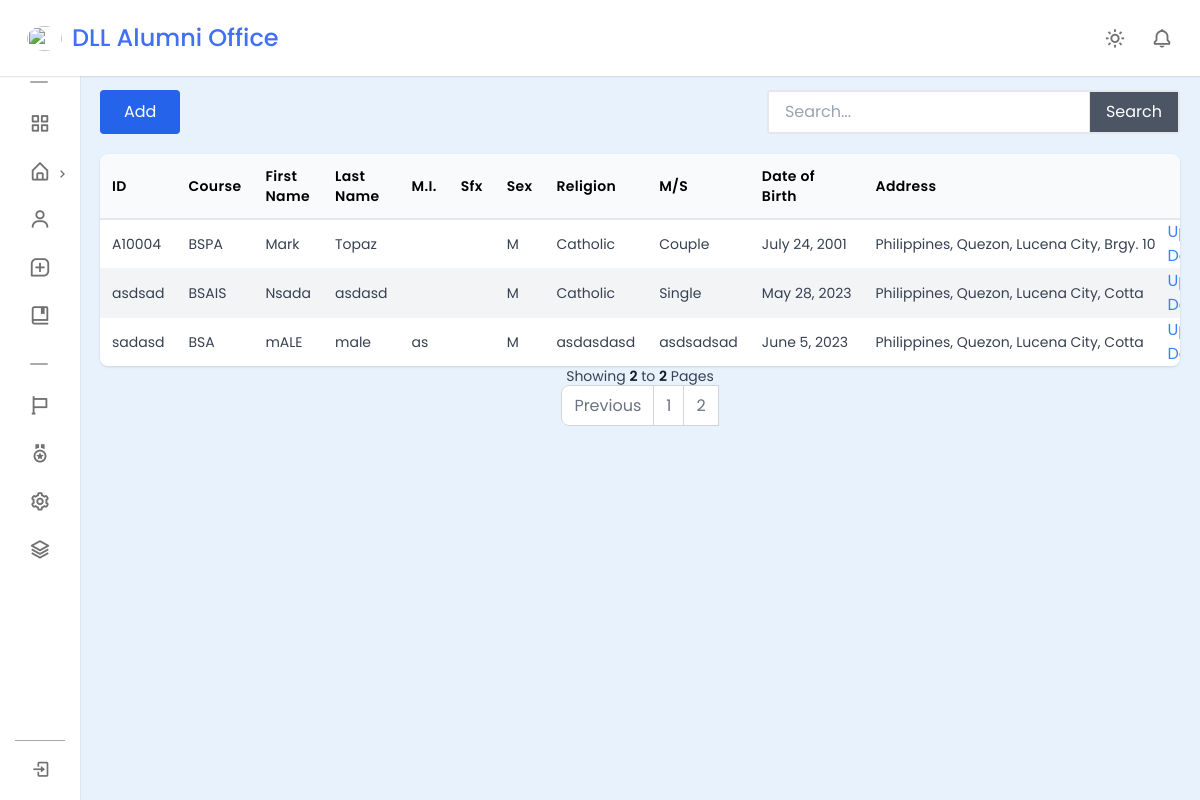
The page /alumni/?page=2 (signed in) on the database its author committed.
### AlumniManagement/models.py (models this page shows, shortened)
class Alumni_Demographic_Profile(models.Model):
    user = models.OneToOneField(User, on_delete=models.CASCADE, blank=True, null=True)
    alumni_id = models.CharField(primary_key=True, max_length=6)
    fname = models.CharField(max_length=64)
    lname = models.CharField(max_length=64)
    mi = models.CharField(max_length=2, blank=True)
    suffix = models.CharField(max_length=3, blank=True)
    course_id = models.ForeignKey(Course, on_delete=models.CASCADE)
    sex = models.CharField(max_length=10, choices=SEX_CHOICES)
    religion = models.CharField(max_length=64)
    marital_status = models.CharField(max_length=64)
    date_of_birth = models.DateField()
    country = models.ForeignKey(Country, on_delete=models.CASCADE, default='Philippines')
    province = models.ForeignKey(Province, on_delete=models.CASCADE, default="Quezon")
    city = models.ForeignKey(City, on_delete=models.CASCADE, default='Lucena City')
    barangay = models.ForeignKey(Barangay, on_delete=models.CASCADE, default='Dalahican')

class Course(models.Model):
    course_id = models.CharField(max_length=6, primary_key=True)
    course_name = models.CharField(max_length=64, blank=False)
    course_desc = models.CharField(max_length=255, blank=True)
    field_type = models.CharField(max_length=64, choices=FIELD_CHOICES, default='technology')
    def __str__(self):
        return f'{self.course_id}'

class Country(models.Model):
    country_name = models.CharField(max_length=64)
    def __str__(self):
        return self.country_name

class Province(models.Model):
    province_name = models.CharField(max_length=64)
    country = models.ForeignKey(Country, on_delete=models.CASCADE)
    def __str__(self):
        return self.province_name

class City(models.Model):
    city_name = models.CharField(max_length=64)
    province = models.ForeignKey(Province, on_delete=models.CASCADE)
    def __str__(self):
        return self.city_name

class Barangay(models.Model):
    barangay_name = models.CharField(max_length=64)
    city = models.ForeignKey(City, on_delete=models.CASCADE)
    def __str__(self):
        return self.barangay_name

### AlumniManagement/views.py (the view, shortened to what this page needs)
# urls.py: path('alumni/', views.alumni, name="alumni"),
@login_required(login_url='Authentication:login')
def alumni(request):
    profiles = Alumni_Demographic_Profile.objects.order_by('sex')
    countries = Country.objects.all()
    courses = Course.objects.all()
    paginator = Paginator(profiles, 10)
    page_number = request.GET.get('page')
    try:
        page_obj = paginator.get_page(page_number)
    except (EmptyPage, PageNotAnInteger):
        page_obj = paginator.get_page(1)  # Redirect to the first page
    total_pages = paginator.num_pages
    max_page_buttons = 5
    middle_button = max_page_buttons // 2
    if total_pages <= max_page_buttons:
        page_range = range(1, total_pages + 1)
    elif page_obj.number <= middle_button:
        page_range = range(1, max_page_buttons + 1)
    elif page_obj.number >= total_pages - middle_button:
        page_range = range(total_pages - max_page_buttons + 1, total_pages + 1)
    else:
        page_range = range(page_obj.number - middle_button, page_obj.number + middle_button + 1)
    context = {
        'countries': countries,
        'courses': courses,
        'field_choices': FIELD_CHOICES,
        'sex_choices': SEX_CHOICES,
        'profiles': page_obj.object_list,
        'page':page_obj,
        'has_previous': page_obj.has_previous(),
        'has_next': page_obj.has_next(),
        'previous_page_number': page_obj.previous_page_number() if page_obj.has_previous() else None,
        'next_page_number': page_obj.next_page_number() if page_obj.has_next() else None,
        'page_range': page_range,
    }
    return render(request, "AlumniManagement/alumni.html", context)

### AlumniManagement/templates/AlumniManagement/alumni.html (shortened to what this page needs)
{% extends 'base_alumni_management.html' %}
{% block content %}
{% load static %}
<link rel="stylesheet" type="text/css" href="{% static "AlumniManagement/css/alumni.css" %}">
<div class="flex justify-between mb-5">
    <div class="align-end">
        <button class="showModal bg-blue-600 hover:bg-blue-700 px-5 py-2.5 sm:py-2.5 sm:px-6 rounded text-white">Add</button>
    </div>
    <div>
        <form action="" class="mx-auto" id="search-form">
            <div class="flex items-center justify-end">
                <div class="flex border-2 border-gray-200 rounded">
                    <input type="text" class="px-4 py-2 w-32 sm:w-20 md:w-80" placeholder="Search..." id="search-input">
                    <button class="px-2 sm:px-4 text-white bg-gray-600 border-l ">
                        Search
                    </button>
                </div>
            </div>
        </form>
    </div>
</div>
<div class="overflow-auto rounded-lg shadow hidden md:block" id="table-container">
    <table class="w-full">
        <thead class="bg-gray-50 border-b-2 border-gray-200">
            <tr>
                <th class="w-7 p-3 text-sm font-semibold tracking-wide text-left">ID</th>
                <th class="w-10 p-3 text-sm font-semibold tracking-wide text-left">Course</th>
                <th class="w-28 p-3 text-sm font-semibold tracking-wide text-left">First Name</th>
                <th class="w-28 p-3 text-sm font-semibold tracking-wide text-left">Last Name</th>
                <th class="w-2 p-3 text-sm font-semibold tracking-wide text-left">M.I.</th>
                <th class="w-2 p-3 text-sm font-semibold tracking-wide text-left">Sfx</th>
                <th class="w-6 p-3 text-sm font-semibold tracking-wide text-left">Sex</th>
                <th class="w-20 p-3 text-sm font-semibold tracking-wide text-left">Religion</th>
                <th class="w-16 p-3 text-sm font-semibold tracking-wide text-left">M/S</th>
                <th class="w-20 p-3 text-sm font-semibold tracking-wide text-left">Date of Birth</th>
                <th class="w-18 p-3 text-sm font-semibold tracking-wide text-left">Address</th>
                <th class="w-32 p-3 text-sm font-semibold tracking-wide text-left">Action</th>
            </tr>
        </thead>
        <tbody class="divide-y divide-gray-100">
            {% for profile in profiles %}
            <tr class="{% cycle 'bg-white' 'bg-gray-100' %}">
                <td class="p-3 text-sm text-gray-700 whitespace-nowrap">{{profile.alumni_id}}</td>
                <td class="p-3 text-sm text-gray-700 whitespace-nowrap">{{profile.course_id}}</td>
                <td class="p-3 text-sm text-gray-700 whitespace-nowrap">{{profile.fname}}</td>
                <td class="p-3 text-sm text-gray-700 whitespace-nowrap">{{profile.lname}}</td>
                <td class="p-3 text-sm text-gray-700 whitespace-nowrap">{{profile.mi}}</td>
                <td class="p-3 text-sm text-gray-700 whitespace-nowrap">{{profile.suffix}}</td>
                <td class="p-3 text-sm text-gray-700 whitespace-nowrap">{% if profile.sex == 'male' %}M{% else %}F
                    {% endif %}</td>
                <td class="p-3 text-sm text-gray-700 whitespace-nowrap">{{profile.religion}}</td>
                <td class="p-3 text-sm text-gray-700 whitespace-nowrap">{{profile.marital_status}}</td>
                <td class="p-3 text-sm text-gray-700 whitespace-nowrap">{{profile.date_of_birth}}</td>
                <td class="p-3 text-sm text-gray-700 whitespace-nowrap">{{profile.country}}, {{profile.province}}, {{profile.city}}, {{profile.barangay}}</td>
                <td class="text-blue-500">
                    <button><a href="#" class="hover:underline">Update</a></button>
                    <button><a href="#" class="hover:underline">Delete</a></button>
                </td>
            </tr>
            {% endfor %}
        </tbody>
    </table>
</div>
<div class="flex flex-col items-center">
      <span class="text-sm text-gray-700 dark:text-gray-400">
          Showing <span class="font-semibold text-gray-900 dark:text-white">{{page.number}}</span> to <span class="font-semibold text-gray-900 dark:text-white">{{page.paginator.num_pages}}</span> Pages
      </span>
      <div class="inline-flex mt-2 xs:mt-0">
        <nav aria-label="Page navigation example">
          <ul class="inline-flex -space-x-px">
            {% if has_previous %}
            <li>
              <a href="?page={{ previous_page_number }}" class="px-3 py-2 ml-0 leading-tight text-gray-500 bg-white border border-gray-300 rounded-l-lg hover:bg-gray-100 hover:text-gray-700">Previous</a>
            </li>
            {% endif %}
            {% for page_number in page_range %}
            {% if page_number == page_obj.number %}
                <li>
                  <a href="?page={{ page_number }}" class="px-3 py-2 leading-tight text-gray-500 bg-white border border-gray-300 hover:bg-gray-100 hover:text-gray-700 ">{{page_number}}</a>
                </li>
            {% else %}
                <li>
                  <a href="?page={{ page_number }}" class="px-3 py-2 leading-tight text-gray-500 bg-white border border-gray-300 hover:bg-gray-100 hover:text-gray-700">{{page_number}}</a>
                </li>
            {% endif %}
            {% endfor %}
          </ul>
        </nav>
      </div>
</div>
{% endblock content %}

### AlumniManagement/templates/base_alumni_management.html (shortened to what this page needs)
{% load static %}
<!DOCTYPE html>
<html>
<head>
	<script src="https://cdn.tailwindcss.com"></script>
	<link href="https://unpkg.com/boxicons@2.1.4/css/boxicons.min.css" rel="stylesheet" />
	<link rel="stylesheet" type="text/css" href="{% static 'AlumniManagement/css/base.css' %}">
</head>
<body>
	{% include "AlumniManagement/sidebar.html" %}
	<div class="main">
		{% block content %}{% endblock content %}
	</div>
</body>
</html>

### AlumniManagement/templates/AlumniManagement/sidebar.html (shortened to what this page needs)
{% load static %}
<link rel="stylesheet" type="text/css" href="{% static 'AlumniManagement/css/sidebar.css' %}">
<nav class="navbar">
    <div class="logo_item">
        <img src="" alt=""><span class="navbar-text">DLL Alumni Office</span>
    </div>
    <div class="navbar_content">
        <i class='bx bx-sun' id="darkLight"></i>
        <i class='bx bx-bell'></i>
    </div>
</nav>
<nav class="sidebar close">
    <div class="menu_content">
        <ul class="menu_items">
            <div class="menu_title menu_dahsboard"></div>
            <li class="item">
                <a href="{% url 'AlumniManagement:dashboard' %}" class="nav_link">
                    <span class="navlink_icon">
                        <i class="bx bx-grid-alt"></i>
                    </span>
                </a>
            </li>
            <div href="#" class="nav_link submenu_item">
                <span class="navlink_icon">
                    <i class="bx bx-home-alt"></i>
                </span>
                <i class="bx bx-chevron-right arrow-left"></i>
            </div>
            <li class="item">
                <a href="{% url 'AlumniManagement:alumni' %}" class="nav_link">
                    <span class="navlink_icon">
                        <i class='bx bx-user'></i>
                    </span>
                </a>
            </li>
            <li class="item">
                <a href="#" class="nav_link">
                    <span class="navlink_icon">
                        <i class='bx bx-message-square-add'></i>
                    </span>
                </a>
            </li>
            <li class="item">
                <a href="#" class="nav_link">
                    <span class="navlink_icon">
                        <i class='bx bx-book-bookmark'></i>
                    </span>
                </a>
            </li>
        </ul>
        <ul class="menu_items">
            <div class="menu_title menu_setting"></div>
            <li class="item">
                <a href="#" class="nav_link">
                    <span class="navlink_icon">
                        <i class="bx bx-flag"></i>
                    </span>
                </a>
            </li>
            <li class="item">
                <a href="#" class="nav_link">
                    <span class="navlink_icon">
                        <i class="bx bx-medal"></i>
                    </span>
                </a>
            </li>
            <li class="item">
                <a href="#" class="nav_link">
                    <span class="navlink_icon">
                        <i class="bx bx-cog"></i>
                    </span>
                </a>
            </li>
            <li class="item">
                <a href="#" class="nav_link">
                    <span class="navlink_icon">
                        <i class="bx bx-layer"></i>
                    </span>
                </a>
            </li>
        </ul>
        <div class="bottom_content">
            <div class="bottom expand_sidebar">
                <i class='bx bx-log-in'></i>
            </div>
        </div>
    </div>
</nav>

### static/AlumniManagement/css/base.css (style rules this page uses)
.main { margin-top: 90px; margin-left: 100px; margin-right: 20px; }

### static/AlumniManagement/css/sidebar.css (style rules this page uses)
* { margin: 0; padding: 0; box-sizing: border-box; font-family: "Poppins", sans-serif; }
:root { --white-color: #fff; --white-to-grey-color: #fff; --blue-color: #4070f4; --grey-color: #707070; --grey-color-light: #aaa; --black-color: #000000; --black-to-blue-color: #000000; --black-to-green-color: #000000; }
body { background-color: #e7f2fd; transition: all 0.5s ease; }
.navbar { position: fixed; top: 0; width: 100%; left: 0; background-color: var(--white-color); display: flex; align-items: center; justify-content: space-between; padding: 20px 27px; z-index: 2; box-shadow: 0 0 2px var(--grey-color-light); }
.logo_item { display: flex; align-items: center; column-gap: 10px; font-size: 22px; font-weight: 500; color: var(--blue-color); }
.navbar img { width: 35px; height: 25px; object-fit: cover; border-radius: 50%; }
.navbar_content { display: flex; align-items: center; column-gap: 25px; }
.navbar_content i { cursor: pointer; font-size: 22px; color: var(--grey-color); }
.sidebar { background-color: var(--white-color); width: 260px; position: fixed; top: 0; left: 0; height: 100%; padding: 60px 20px; z-index: 1; overflow-y: scroll; box-shadow: 0 0 1px var(--grey-color-light); transition: all 0.5s ease; }
.sidebar.close { padding: 60px 0; width: 80px; }
.menu_content { position: relative; }
.menu_title { margin: 15px 0; padding: 0 20px; font-size: 18px; }
.sidebar.close .menu_title { padding: 6px 30px; }
.menu_title::before { color: var(--grey-color); white-space: nowrap; }
.menu_dahsboard::before { content: "Dashboard"; }
.menu_setting::before { content: "Setting"; }
.sidebar.close .menu_title::before { content: ""; position: absolute; height: 2px; width: 18px; border-radius: 12px; background: var(--grey-color-light); }
.menu_items { padding: 0; list-style: none; }
.navlink_icon { position: relative; font-size: 22px; min-width: 50px; line-height: 40px; display: inline-block; text-align: center; border-radius: 6px; }
.navlink_icon::before { content: ""; position: absolute; height: 100%; width: calc(100% + 100px); left: -20px; }
.sidebar .nav_link { display: flex; align-items: center; width: 100%; padding: 4px 15px; border-radius: 8px; text-decoration: none; color: var(--grey-color); white-space: nowrap; }
.submenu_item { cursor: pointer; }
.submenu_item .arrow-left { position: absolute; right: 10px; display: inline-block; margin-right: auto; }
.bottom_content { position: fixed; bottom: 60px; left: 0; width: 260px; cursor: pointer; transition: all 0.5s ease; }
.bottom { position: absolute; display: flex; align-items: center; left: 0; justify-content: space-around; padding: 18px 0; text-align: center; width: 100%; color: var(--grey-color); border-top: 1px solid var(--grey-color-light); background-color: var(--white-color); }
.bottom i { font-size: 20px; }
.sidebar.close .bottom_content { width: 50px; left: 15px; }
.navbar-text { font-size: 24px; color: var(--blue-color); }

### rows shown on the page
Alumni_Demographic_Profile: alumni_id "A10004", course_id "BSPA", fname "Mark", lname "Topaz", sex "M", religion "Catholic", marital_status "Couple", date_of_birth "July 24, 2001", country "Philippines", province "Quezon", city "Lucena City", barangay "Brgy. 10"
Alumni_Demographic_Profile: alumni_id "asdsad", course_id "BSAIS", fname "Nsada", lname "asdasd", sex "M", religion "Catholic", marital_status "Single", date_of_birth "May 28, 2023", country "Philippines", province "Quezon", city "Lucena City", barangay "Cotta"
Alumni_Demographic_Profile: alumni_id "sadasd", course_id "BSA", fname "mALE", lname "male", mi "as", sex "M", religion "asdasdasd", marital_status "asdsadsad", date_of_birth "June 5, 2023", country "Philippines", province "Quezon", city "Lucena City", barangay "Cotta"

### other values the page prints
{{ page.number }} "2"
{{ page.paginator.num_pages }} "2"
{{ page_number }} "1" "2"
